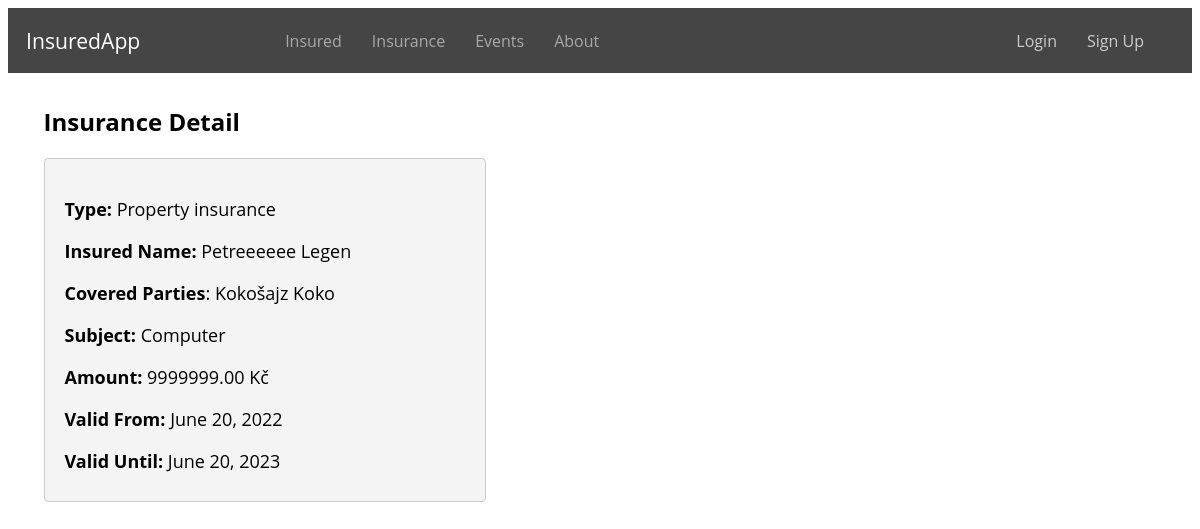
Page /insurance/15/ on the earlier database version.
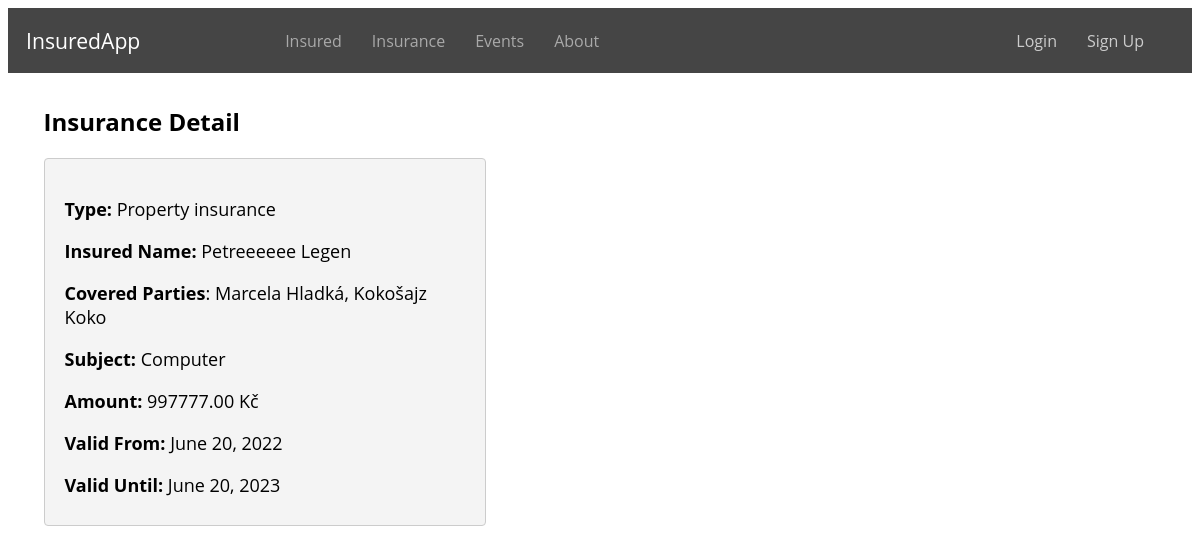
Same page on the later database version.
### evidence/models.py (models this page shows, shortened)
class Insured(models.Model):
    user = models.ForeignKey(User, on_delete=models.CASCADE, related_name='insured', null=True, blank=True)
    first_name = models.CharField(max_length=100)
    profile_photo = models.ImageField(upload_to='profile_photos', blank=True, null=True)
    last_name = models.CharField(max_length=100)
    email = models.EmailField()
    role = models.CharField(max_length=20, choices=RoleEnum.choices(), null=True)
    street = models.CharField(max_length=100)
    city = models.CharField(max_length=64)
    zipcode = models.CharField(max_length=16)
    phone = models.CharField(max_length=16)
    is_policyholder = models.BooleanField(default=False)
    class Meta:
        ordering = ['id']

class Insurance(models.Model):
    INSURANCE_TYPE = (
        ('home', 'Home insurance'),
        ('car', 'Car insurance'),
        ('property', 'Property insurance'),
    )
    insurance = models.ManyToManyField(Insured, related_name='insurance')
    type = models.CharField(max_length=32, choices=INSURANCE_TYPE)
    subject = models.CharField(max_length=32)
    amount = models.DecimalField(max_digits=10, decimal_places=2)
    valid_from = models.DateField()
    valid_until = models.DateField()
    class Meta:
        ordering = ['id']

### evidence/views.py (the view)
# urls.py: path('insurance/<int:insurance_id>/', views.insurance_detail, name='insurance_detail'),
def insurance_detail(request, insurance_id):
    insurance = Insurance.objects.get(id=insurance_id)
    insured_names = [f"{insured.first_name} {insured.last_name}" for insured in insurance.insurance.all()]
    insurance.insured_names = ", ".join(insured_names)
    return render(request, 'insurance_detail.html', {'insurance': insurance})

### evidence/templates/insurance_detail.html (shortened to what this page needs)
{% extends 'base.html' %}
{% block content %}
    <div class="insurance-detail">
        <h2 class="insurance-h">Insurance Detail</h2>
        <div class="insurance-info">
            <p><strong>Type:</strong> {{ insurance.get_type_display }}</p>
            <p><strong>Insured Name:</strong> {% for insured in insurance.insurance.all %}
                {% if insured.role != 'insurer' %}
                    {{ insured.first_name }} {{ insured.last_name }}{% if not forloop.first %}, {% endif %}
                {% endif %}
            {% empty %}
                No insured
            {% endfor %}</p>
            <p><strong>Covered Parties</strong>: {% for insured in insurance.insurance.all %}
                {% if insured.role == 'insurer' %}
                    {{ insured.first_name }} {{ insured.last_name }}{% if not forloop.last %}, {% endif %}
                {% endif %}
            {% empty %}
                No policyholders
            {% endfor %}</p>
            <p><strong>Subject:</strong> {{ insurance.subject }}</p>
            <p><strong>Amount:</strong> {{ insurance.amount }} Kč</p>
            <p><strong>Valid From:</strong> {{ insurance.valid_from }}</p>
            <p><strong>Valid Until:</strong> {{ insurance.valid_until }}</p>
        </div>
    </div>
{% endblock %}

Differences in the rows shown:
changed Insurance "Property insurance": amount "9999999.00" → "997777.00"
now on this page (row unchanged): Insured: first_name "Marcela", last_name "Hladká"
